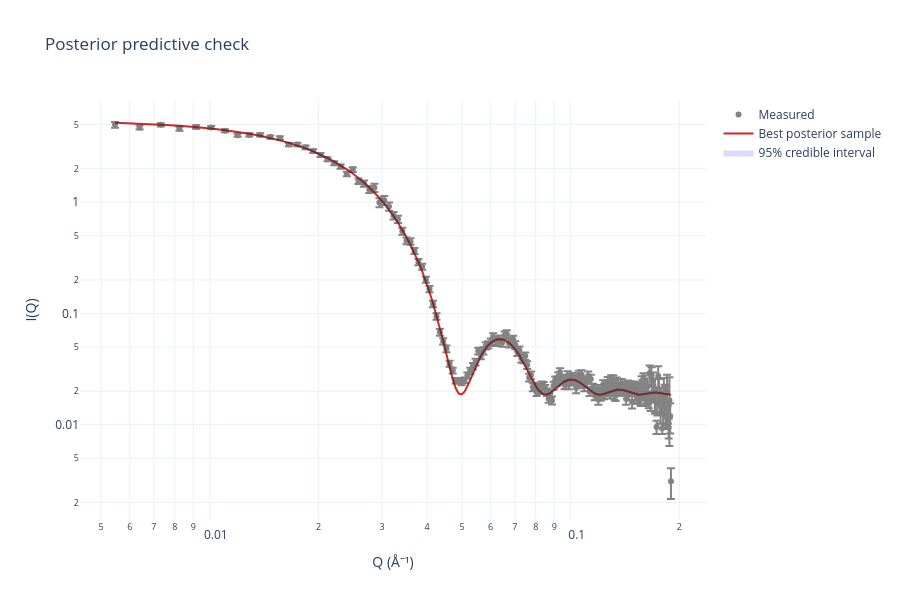

Notebook code for this chart:
### Code cell
# Posterior predictive check: 95% credible band over the measured data
print('\nGenerating posterior predictive band...')
fitter.plot_posterior_predictive(style='band')

### Figure 1 — Plotly figure (JSON) as saved in the notebook; plotly's stock layout.template omitted (floating-point values rounded to 4 significant figures; data arrays with more than 128 entries replaced by an {"elided": "..."} marker saying what was removed)
{"data": [{"hoverinfo": "skip", "line": {"width": 0}, "mode": "lines", "showlegend": false, "type": "scatter", "x": {"elided": "200 float values"}, "y": {"elided": "200 float values"}}, {"fill": "tonexty", "fillcolor": "rgba(99, 110, 250, 0.25)", "line": {"width": 0}, "mode": "lines", "name": "95% credible interval", "type": "scatter", "x": {"elided": "200 float values"}, "y": {"elided": "200 float values"}}, {"line": {"color": "rgb(214, 39, 40)", "width": 2}, "mode": "lines", "name": "Best posterior sample", "type": "scatter", "x": {"elided": "200 float values"}, "y": {"elided": "200 float values"}}, {"error_y": {"array": {"elided": "200 float values"}, "type": "data", "visible": true}, "marker": {"color": "rgb(50, 50, 50)", "size": 6}, "mode": "markers", "name": "Measured", "opacity": 0.6, "type": "scatter", "x": {"elided": "200 float values"}, "y": {"elided": "200 float values"}}], "layout": {"height": 600, "title": {"text": "Posterior predictive check"}, "width": 900, "xaxis": {"title": {"text": "Q (Å⁻¹)"}, "type": "log"}, "yaxis": {"title": {"text": "I(Q)"}, "type": "log"}}}
